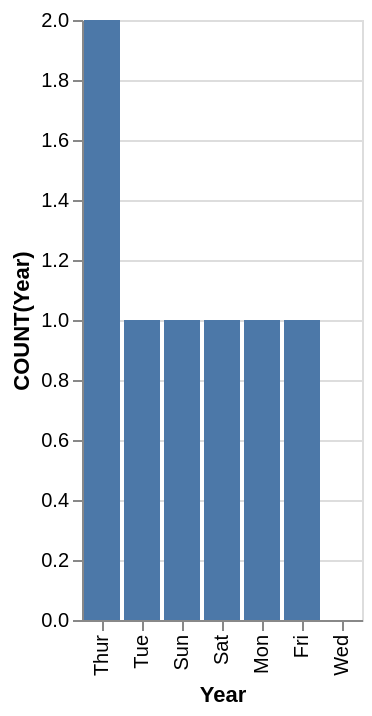

Write a Vega-Lite specification for this figure.
### Vega-Lite specification from a JSON file in a GitHub repository (floating-point values rounded to 4 significant figures)
{"data": {"values": [{"x_data": "Thur", "y_data": 2}, {"x_data": "Tue", "y_data": 1}, {"x_data": "Sun", "y_data": 1}, {"x_data": "Sat", "y_data": 1}, {"x_data": "Mon", "y_data": 1}, {"x_data": "Fri", "y_data": 1}, {"x_data": "Wed", "y_data": 0}]}, "mark": "bar", "encoding": {"x": {"field": "x_data", "type": "nominal", "title": "Year", "sort": {"op": "sum", "field": "y_data", "order": "descending"}}, "y": {"field": "y_data", "type": "quantitative", "title": "COUNT(Year)"}}}
